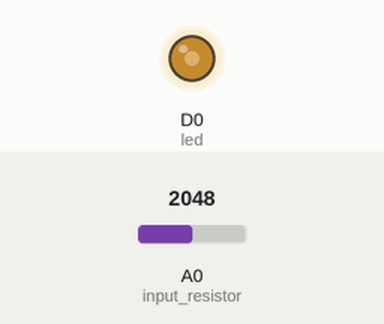
Bench run of a sketch on a simulated Particle Photon. Parts: output pins drawn as LEDs (lit = HIGH). Inputs (shaded band) come from the test bench; at power-on: A0 (input_resistor) = 2048. Pins used as bus, display or sensor lines are not drawn.

Above: at 1.2 s.
1.3 s: A0 (input_resistor) set to 2866
At 1.7 s:
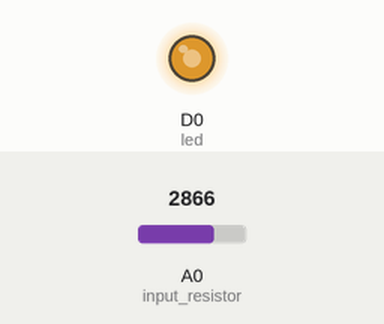
2.8 s: A0 (input_resistor) set to 3603
At 4.0 s:
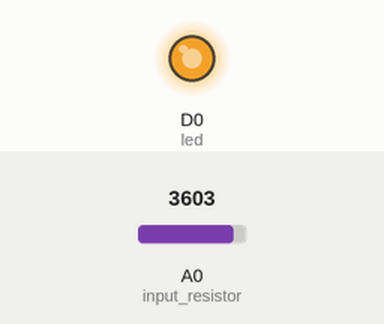
4.3 s: A0 (input_resistor) set to 491
At 5.2 s:
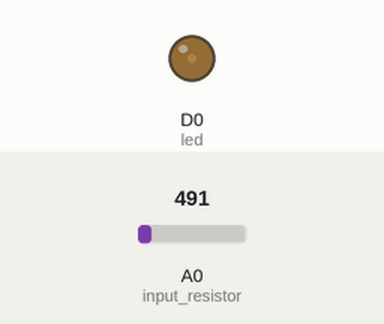
5.8 s: A0 (input_resistor) set to 0
At 7.2 s:
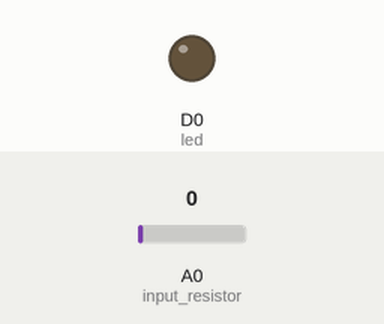
Timing chart, 0 to 8.3 s (numbered marks = the images above; inputs shaded):
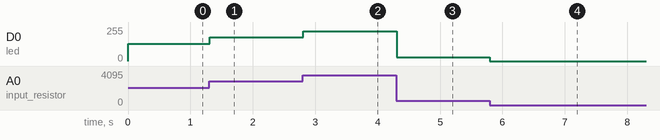

Measured:
- after the input at 1.3 s, D0 (led): 128/255 → 179/255 at once
- after the input at 2.8 s, D0 (led): 179/255 → 225/255 at once
- after the input at 4.3 s, D0 (led): 225/255 → 30/255 at once
- after the input at 5.8 s, D0 (led): 30/255 → 0/255 at once

The sketch:

simple_analogread.ino
```cpp
int led = D0; 			//Our display, for now

int input_resistor = A0;	//Resistor=photo, pot, or linear

int r_power = A5;		//Powers the Resistor

int analogvalue;		//Read value off the input_resistor pin

void setup() {

    pinMode(led,OUTPUT);
    pinMode(input_resistor,INPUT);
    pinMode(r_power,OUTPUT);


    digitalWrite(r_power,HIGH);


    Particle.variable("analogvalue", &analogvalue, INT);


}


void loop()
{
	analogvalue = analogRead(input_resistor);
	analogWrite(led, analogvalue/16);
	delay(10);

}
```
